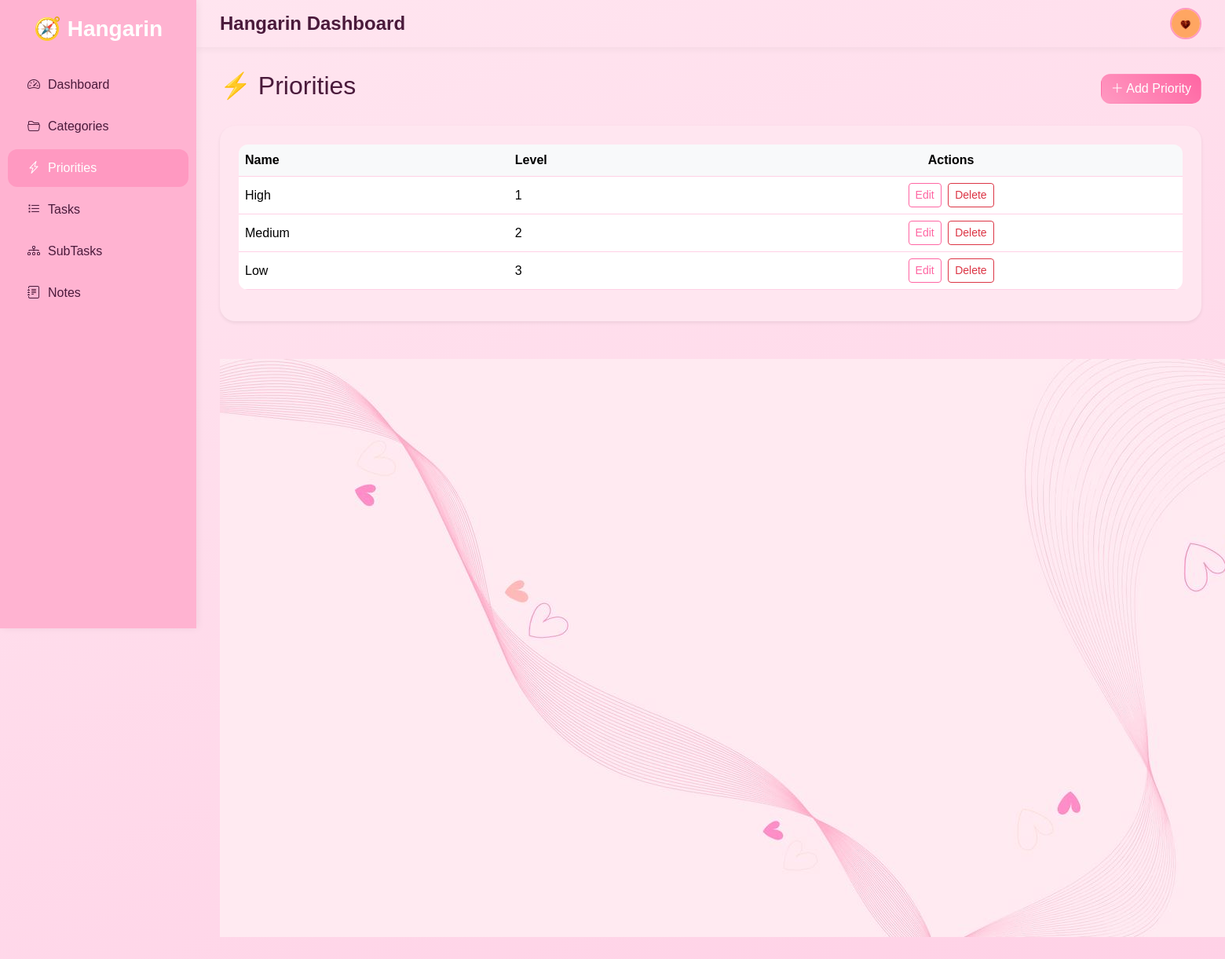
Before: /app/priorities/ (signed in) with the older database file.
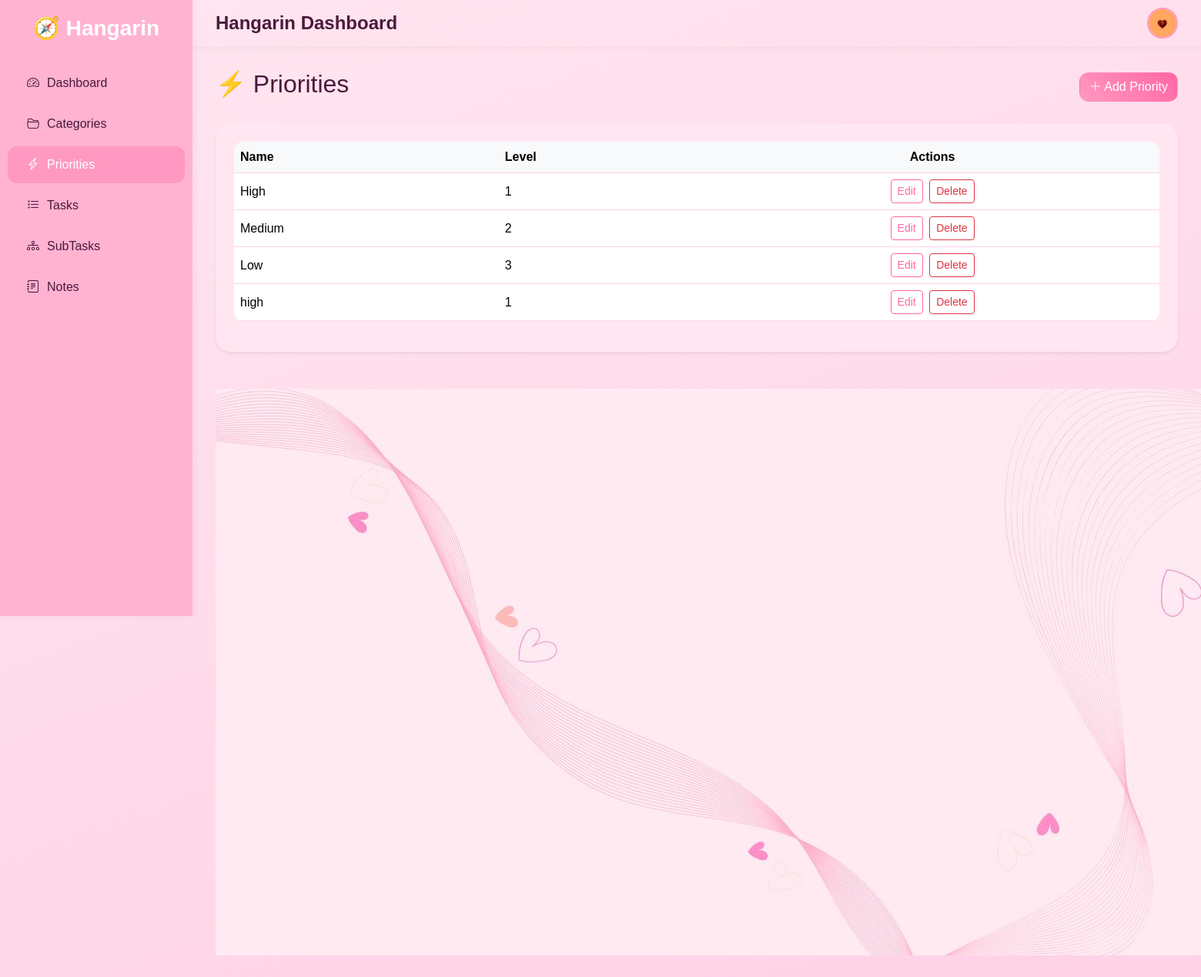
After: the same page with the newer database file.
### hangarinapp/models.py (models this page shows, shortened)
class BaseModel(models.Model):
    created_at = models.DateTimeField(auto_now_add=True, db_index=True)
    updated_at = models.DateTimeField(auto_now=True)
    class Meta:
        abstract = True

class Priority(BaseModel):
    name = models.CharField(max_length=100)
    level = models.PositiveIntegerField(help_text="Lower number = higher priority")

### hangarinapp/views.py (the view)
# urls.py: path('priorities/', views.PriorityListView.as_view(), name='priority-list'),
class PriorityListView(LoginRequiredMixin, ListView):
    login_url = 'account_login'
    model = Priority
    template_name = 'priority_list.html'
    context_object_name = 'priorities'

### hangarinapp/templates/priority_list.html (shortened to what this page needs)
{% extends 'base.html' %}
{% load static %}
{% block content %}
<div class="page-header d-flex justify-content-between align-items-center mb-4">
    <h2>⚡ Priorities</h2>
    <a href="{% url 'priority-create' %}" class="btn btn-pink">
        <i class="bi bi-plus-lg"></i> Add Priority
    </a>
</div>
<div class="card shadow-sm border-0 p-4">
    <table class="table table-hover align-middle">
        <thead class="table-light">
            <tr>
                <th>Name</th>
                <th>Level</th>
                <th class="text-center">Actions</th>
            </tr>
        </thead>
        <tbody>
            {% for priority in priorities %}
            <tr>
                <td>{{ priority.name }}</td>
                <td>{{ priority.level }}</td>
                <td class="text-center">
                    <a href="{% url 'priority-update' priority.id %}" class="btn btn-sm btn-outline-pink me-1">Edit</a>
                    <a href="{% url 'priority-delete' priority.id %}" class="btn btn-sm btn-outline-danger">Delete</a>
                </td>
            </tr>
            {% empty %}
            <tr>
                <td colspan="3" class="text-center text-muted">No priorities found.</td>
            </tr>
            {% endfor %}
        </tbody>
    </table>
</div>
<div class="footer-decor mt-5 text-center">
    <img src="{% static 'images/pinky.jpg' %}" alt="Decorative Image"style="max-width: 15000px;">
</div>
{% endblock %}

Changed rows visible on the page:
added Priority: name "high", level "1"
